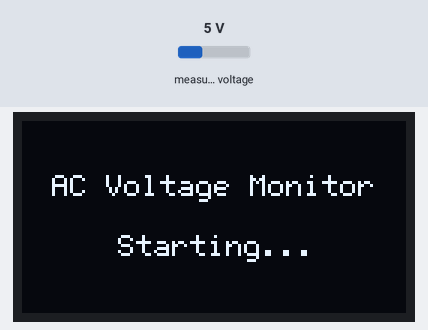
This sketch was run on a simulated Arduino Uno, built with avr-gcc and run on an emulated ATmega328P. On the bench: 128×64 one-colour display. The test bench sets the inputs (shaded band); at power-on: measured voltage 5 V. What the sketch prints to the serial monitor is not drawn.

Above: at 0.1 s.
At 1.2 s:
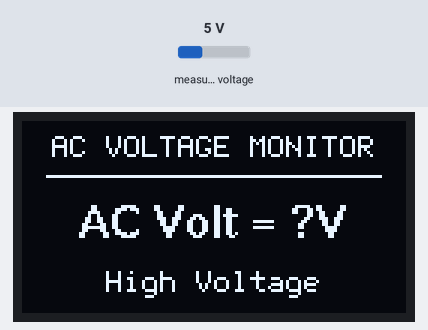

The sketch:

Code.ino
```cpp
#include <Arduino.h>
#include <U8g2lib.h>
#include <ZMPT101B.h>

#define SENSITIVITY 500.0f
#define CALIBRATION_FACTOR 1.49f

// ZMPT101B sensor: GPIO 27, AC frequency: 50 Hz
ZMPT101B voltageSensor(27, 50.0);

// SPI OLED pins: SCK, MOSI, CS, DC, RESET
// Assumes a 128x64 SSD1306-compatible OLED
U8G2_SSD1306_128X64_NONAME_F_4W_SW_SPI u8g2(
  U8G2_R0, 18, 23, 5, 16, 17
);

float voltage = 0.0f;

const char* getStatus(float v) {
  if (v <= 50.0f)  return "Status: OFF";
  if (v < 120.0f)  return "Voltage Error";
  if (v < 180.0f)  return "Low Voltage";
  if (v <= 230.0f) return "Status: OK";
  return "High Voltage";
}

void drawCentered(int y, const char* text) {
  int x = (128 - u8g2.getStrWidth(text)) / 2;
  u8g2.drawStr(x, y, text);
}

void setup() {
  Serial.begin(115200);

  voltageSensor.setSensitivity(SENSITIVITY);

  u8g2.begin();
  u8g2.setFont(u8g2_font_6x12_tf);

  u8g2.clearBuffer();
  drawCentered(25, "AC Voltage Monitor");
  drawCentered(45, "Starting...");
  u8g2.sendBuffer();

  delay(1000);
}

void loop() {
  // Read AC RMS voltage using your sensor code
  voltage = voltageSensor.getRmsVoltage()
            * CALIBRATION_FACTOR;

  // Format voltage text
  char voltageText[24];
  snprintf(
    voltageText,
    sizeof(voltageText),
    "AC Volt = %.0fV",
    voltage
  );

  const char* status = getStatus(voltage);

  // Update OLED
  u8g2.clearBuffer();

  u8g2.setFont(u8g2_font_6x12_tf);
  drawCentered(12, "AC VOLTAGE MONITOR");
  u8g2.drawHLine(8, 18, 112);

  u8g2.setFont(u8g2_font_helvB10_tf);
  drawCentered(39, voltageText);

  u8g2.setFont(u8g2_font_6x12_tf);
  drawCentered(57, status);

  u8g2.sendBuffer();

  // Also print the reading in Serial Monitor
  Serial.print("Voltage: ");
  Serial.print(voltage, 1);
  Serial.print(" V | ");
  Serial.println(status);

  delay(200);
}
```
